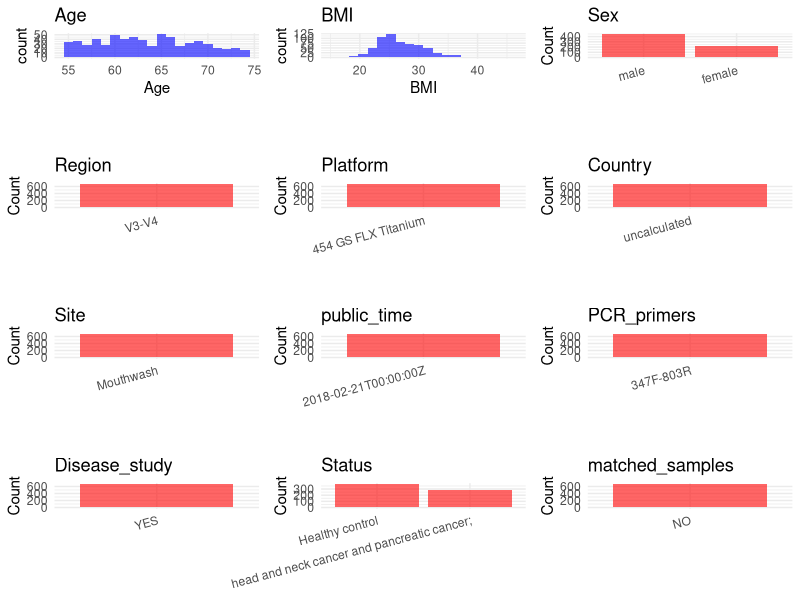

The R script that drew this image: (Note: this script raises an error after producing the figure.)
## ---- chunk 1
# Load necessary libraries
library(dplyr)
library(ggplot2)
library(cowplot)

# Set working directory (update this path to your local directory)
setwd("D:/oral_project/PRJNA434312")

# Read the initial metadata files
initial_meta<-read.csv("SraRunTable.csv",header = T)

# Combine the two metadata files
#meta <- rbind(initial_meta, initial_meta1)

#Remove entries where Organism is "gut metagenome" (non-oral samples)
#initial_meta <- subset(initial_meta,isolation_source!= "feces")

# Check the number of samples containing "HT" in Sample.Name (e.g., healthy controls)
#nrow(subset(meta, grepl("HT", Sample.Name)))

# Display the first few rows of the metadata
head(initial_meta)
## ---- chunk 2
# Create a uniform metadata dataframe
metadata <- data.frame(
  BioProject = initial_meta$BioProject,
  Run = initial_meta$Run,
  sample_name = initial_meta$Library.Name,
  Age = initial_meta$Host_Age,
  BMI = initial_meta$host_BMI,
  Sex=initial_meta$hostgender,
  Region = "V3-V4",
  Platform = initial_meta$Instrument,
  Country = initial_meta$geo_loc_name_country,
  Site =initial_meta$sample_type,
  public_time = initial_meta$ReleaseDate,
  Status=initial_meta$disease_status,
  stringsAsFactors = FALSE
)
## ---- chunk 3
# Add information obtained from the publication
metadata$PCR_primers <- "347F-803R"
metadata$title <- "Elevated Dietary Carbohydrate and Glycemic Intake Associate with an Altered Oral Microbial Ecosystem in Two Large U.S. Cohorts"
#metadata<-subset(uniform_meta,Site!="feces")
metadata$Disease_study <- "YES"
# Assign disease status based on sample_name patterns
metadata <- metadata %>%
  mutate(Status = ifelse(grepl("Case",Status), 
                        "head and neck cancer and pancreatic cancer;", 
                        ifelse(grepl("Control", Status), "Healthy control", NA)))
#metadata<-metadata%>%
#  mutate(Site=ifelse(grepl("gut",Site),"Feces" ,ifelse(grepl("oral",Site),"Saliva",NA)))

#extract subject id by remove prefix of sample_name
#metadata$sample_name <- gsub("[FSP].*", "", metadata$sample_name)
#get subjects id with Saliva available
#keep_subjects<-subset(metadata,Site %in% c("Saliva"))
#remove subjects without Saliva samples
#metadata<-subset(metadata,sample_name %in% keep_subjects$sample_name)
#get subjects sampling counts
#sample_counts <- table(metadata$sample_name)
# Create matched_samples column, any subjects have >=2 samples will be label "YES", otherwise "NO"
#metadata$matched_samples <- ifelse(metadata$sample_name %in% names(sample_counts[sample_counts >= 2]), "YES", "NO")
#metadata$BMI<-gsub("not provided",NA,metadata$BMI)
#metadata$BMI<-as.numeric(metadata$BMI)
metadata$matched_samples<-"NO"
## ---- chunk 4
# Check the number of unique runs and sample names
print(paste("Number of unique runs:", length(unique(metadata$Run))))
print(paste("Number of unique sample names:", length(unique(metadata$sample_name))))
## ---- chunk 5
# Select columns for visualization
plot_data <- metadata %>%
  select(-BioProject, -Run, -sample_name, -title)

# Function to create simple plots for each column
create_simple_plots <- function(data) {
  plots <- list()
  
  for (col in colnames(data)) {
    # Check if the column is all NA
    if (all(is.na(data[[col]]))) {
      # Create an empty plot with text indicating all NA
      p <- ggplot() +
        annotate("text", x = 0.5, y = 0.5, label = "this column is NA", size = 6) +
        labs(title = col) +
        theme_void()
    } else if (is.numeric(data[[col]])) {
      # Numeric variable: histogram
      p <- ggplot(data, aes(x = .data[[col]])) +
        geom_histogram(fill = "blue", alpha = 0.6, bins = 20, na.rm = TRUE) +
        labs(title = col) +
        theme_minimal()
    } else {
      # Categorical variable: bar plot (remove NA values)
      count_data <- as.data.frame(table(data[[col]], useNA = "ifany"))
      p <- ggplot(count_data, aes(x = reorder(Var1, -Freq), y = Freq)) +
        geom_col(fill = "red", alpha = 0.6) +
        labs(title = col, x = NULL, y = "Count") +
        theme_minimal() +
        theme(axis.text.x = element_text(angle = 15, hjust = 1))
    }
    plots[[col]] <- p
  }
  
  return(plots)
}

# Generate and arrange plots
plots <- create_simple_plots(plot_data)
p<-plot_grid(plots$Age, 
          plots$BMI, 
          plots$Sex, 
          plots$Region, 
          plots$Platform, 
          plots$Country, 
          plots$Site,
          plots$public_time, 
          plots$PCR_primers,
          plots$Disease_study,
          plots$Status,
          plots$matched_samples,# add 
          ncol = 3, align = "hv", axis = "lb")
ggsave("Metadata_Summary.png", plot = p, width = 8, height = 6, dpi = 150)
## ---- chunk 6
knitr::include_graphics("Metadata_Summary.png")
## ---- chunk 7
# Reorder columns to match the desired format
metadata <- metadata[, c(
  "BioProject", "Run", "sample_name", "Age", "BMI", "Sex", 
  "Region", "Platform", "Country", "Site", "public_time", 
  "PCR_primers", "title", "Disease_study", "Status","matched_samples"
)]

# Export the uniform metadata to a CSV file
write.csv(metadata, file = "metadata.csv", quote = FALSE)
head(metadata)
